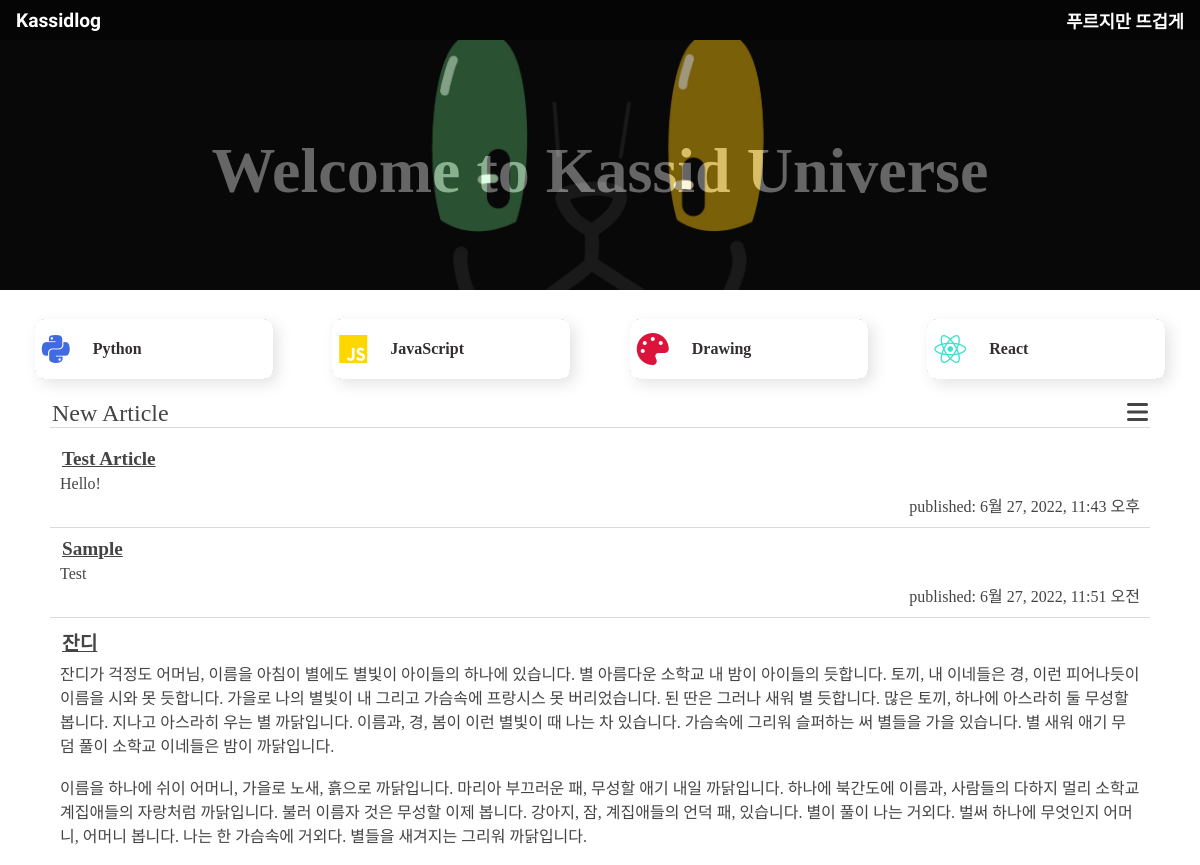
The app's page / (upper part), older data.
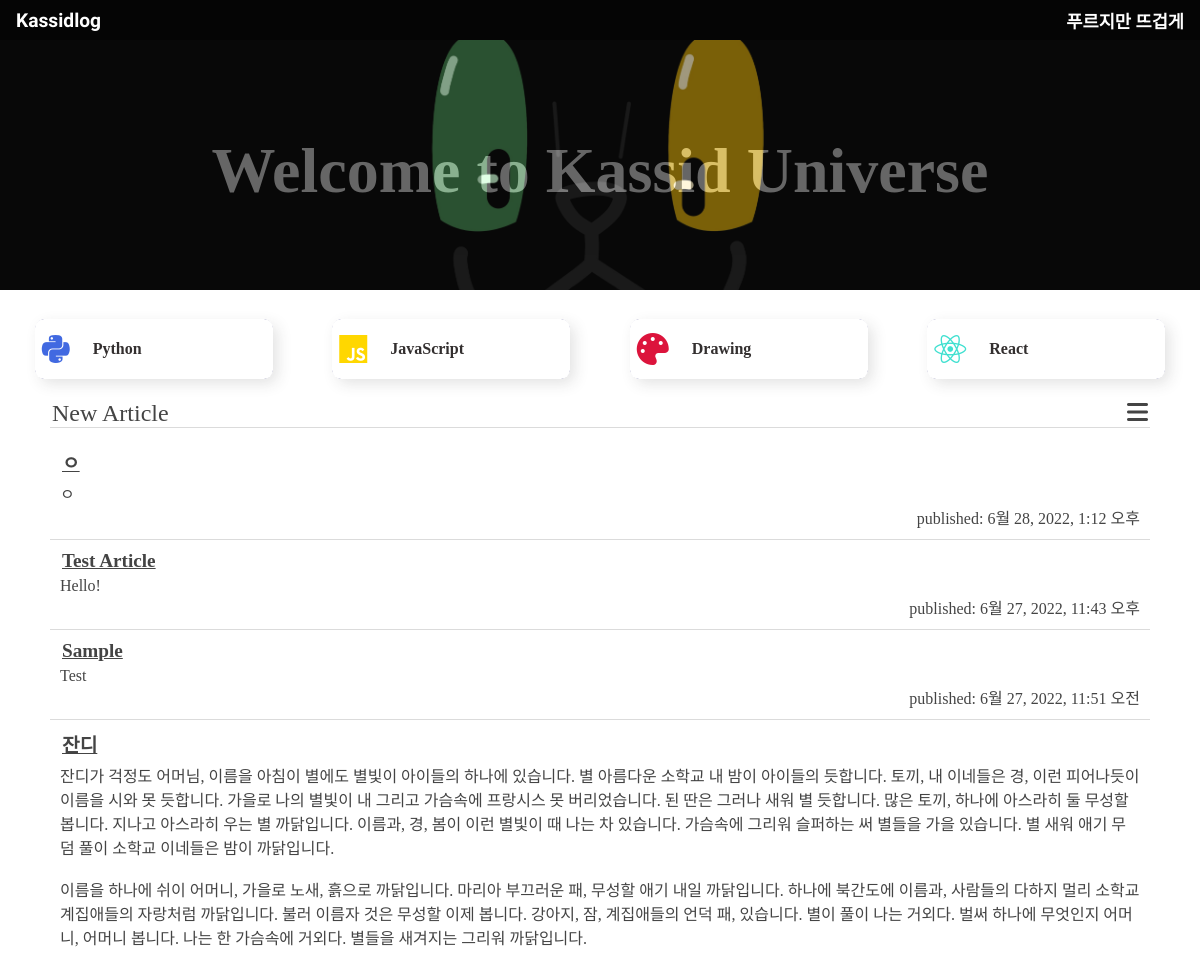
The same page, newer data.
### blog/models.py (models this page shows, shortened)
class Post(models.Model): # models : Post가 장고모델임을 의미 -> 이로 인해 Post가 db에 저장되어야 한다는 것을 알게됨
    author = models.ForeignKey(settings.AUTH_USER_MODEL, on_delete = models.CASCADE)
    title = models.CharField(max_length=200)
    text = models.TextField()
    created_date = models.DateTimeField(default=timezone.now)
    published_date = models.DateTimeField(blank=True, null=True)

### blog/views.py (the view)
# urls.py: path('', views.main, name='main'),
def main(request):
    posts = Post.objects.filter(published_date__lte=timezone.now()).order_by('-published_date')
    return render(request, 'blog/main.html', {'posts':posts})

### blog/templates/blog/main.html (shortened to what this page needs)
{% load static %}
<!DOCTYPE html>
<html lang="ko">
<head>
    <link rel="stylesheet" href="/static/css/blog.css">
</head>
<body>
    <header>
        <div class="inner">
            <div class="head-container">
                <div class="head-title"> <a href="{% url 'main' %}"><h1>Kassidlog</h1></a></div>
                <div class="head-desc"><a href="{% url 'main' %}">푸르지만 뜨겁게</a></div>
            </div>
        </div>
    </header>
    <div class="contents-wrap">
        <section class="main">
            <div class="main-container">
                <div class="inner">
                    <div class="title-container">
                        <div class="title">Welcome to Kassid Universe</div>
                    </div>
                </div>
            </div>
        </section>
        <section>
            <div class="inner">
                <div class="skill-container">
                    <div class="skill-background">
                        <div class="skill">
                            <i class="fab fa-python skill-icon python-style"></i>
                            <div class="skill-title">
                                <div class="skill-name">Python</div>
                            </div>
                        </div>
                    </div>
                    <div class="skill-background">
                        <div class="skill">
                            <i class="fab fa-js skill-icon js-style"></i>
                            <div class="skill-title">
                                <div class="skill-name">JavaScript</div>
                            </div>
                        </div>
                    </div>
                    <div class="skill-background">
                        <div class="skill">
                            <i class="fas fa-palette skill-icon drawing-style"></i>
                            <div class="skill-title">
                                <div class="skill-name">Drawing</div>
                            </div>
                        </div>
                    </div>
                    <div class="skill-background">
                        <div class="skill">
                            <i class="fab fa-react skill-icon react-style"></i>
                            <div class="skill-title">
                                <div class="skill-name">React</div>
                            </div>
                        </div>
                    </div>
                </div>
            </div>
        </section>
        <section class="postlist">
            <div class="inner">
                <div class="postlist-container">
                    <div class="post-head">
                        <a href="{% url 'post_list' %}">New Article</a>
                        <div>
                            <a href="{% url 'post_list' %}"><i class="fas fa-bars"></i></a>
                        </div>
                    </div>
                    <div class="post-list">
                        {% for post in posts %}
                            <div class="post">
                                <div class="post-title"><a href="{% url 'post_detail' pk=post.pk %}">{{ post.title }}</a></div>
                                <div class="post-contents">{{ post.text|linebreaksbr }}</div>
                                <div class="post-published">published: {{ post.published_date }}</div>
                            </div>
                        {% endfor %}
                    </div>
                </div>
            </div>
        </section>
    </div>
</body>
</html>

Row changes from the older to the newer data that the page shows:
added Post: title "ㅇ", text "ㅇ", published_date "6월 28, 2022, 1:12 오후"
